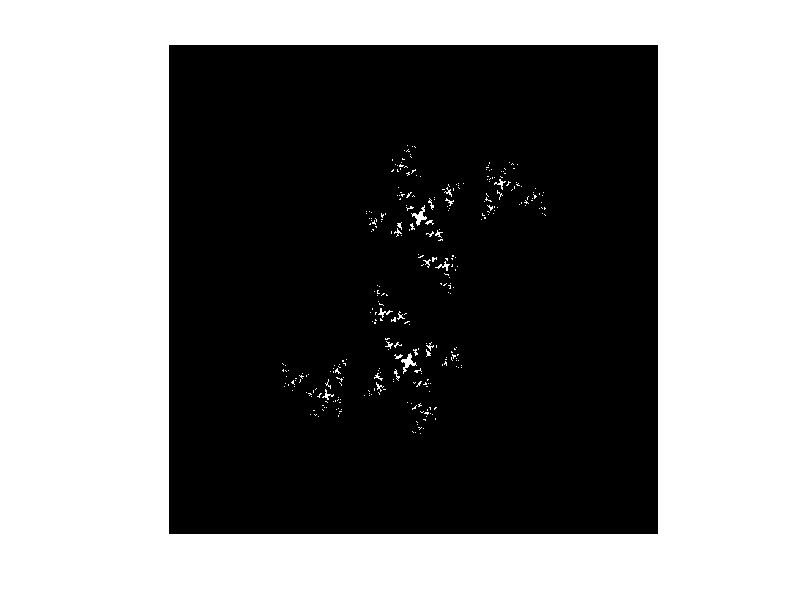

Here is the MATLAB script that generated this plot:
function juliaBW

%%% Compute and draw the Julia set

%%% Author: Didier Gonze 
%%% Created: 22/1/2008
%%% Updated: 18/1/2011

clear;
clc;

%%% Parameters

c = 0.3+0.65i;          % complex number

niter=20;               % number of iterations (default: 20)
th=2;                   % threshold to determine divergence (default: 3)
v=800;                % resolution (<-> number of points to compute) (default: 500)


%%% Initialisation

r = max(abs(c),2);     % radius of the circle beyond which every point diverges

d = linspace(-r,r,v);  % divide the x-axis

Z = ones(v,1)*d+i*(ones(v,1)*d)';   % create the matrix A containing complex numbers

C = zeros(v,v);  % Julia set point matrix


%%% Compute the julia set

for k = 1:niter
    Z = Z.*Z+ones(v,v).*c;
    C = (abs(Z)<=r);
end


%%% Figure

figure(1)
clf;

imagesc(C);

colormap(gray);

hold off;
axis equal;
axis off;



